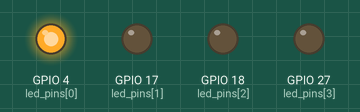
Simulated run of this program. Board: Raspberry Pi (BCM pin numbers). Parts: output pins drawn as LEDs (lit = HIGH).

Above: at 0.05 s.
At 0.45 s:
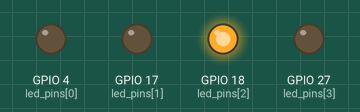
At 1.05 s:
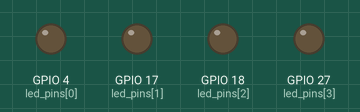
At 2.1 s:
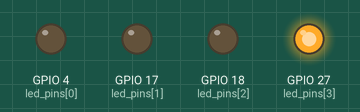
At 3.05 s:
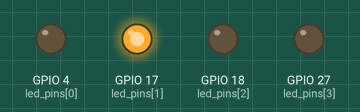
Timing chart, 0 to 3.4 s (numbered marks = the images above):
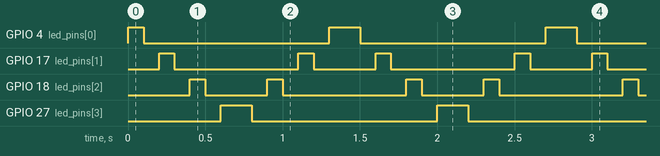

The program:

larson_light.py
```python
#Brycen Dhom
#ECE 492-501
#6/9/2020

import RPi.GPIO as GPIO
import time

led_pins = [4,17,18,27]
led_pins_rev = [27,18,17,4]
GPIO.setmode(GPIO.BCM)

for pin in led_pins:
	GPIO.setup(pin,GPIO.OUT)

down = True
up = False

try:
	while True:
		while down:
			for i,pin in enumerate(led_pins):
				GPIO.output(pin,1)
				time.sleep(0.1)
				if i == 3:
					down = False
					up = True
					break
				GPIO.output(pin,0)
				time.sleep(0.1)
		while up:
			for i,pin in enumerate(led_pins_rev):
				GPIO.output(pin,1)
				time.sleep(0.1)
				if i == 3:
					down = True
					up = False
					break
				GPIO.output(pin,0)
				time.sleep(0.1)
except KeyboardInterrupt:
	print('Cleaning Up')
	GPIO.cleanup()
```

Measured:
- by itself, GPIO 4 (led_pins[0]): repeats every 1.4 s: LOW 1.2 s, HIGH 0.20 s
- by itself, GPIO 17 (led_pins[1]): repeats every 1.4 s: LOW 0.80 s, HIGH 0.10 s, LOW 0.40 s, HIGH 0.10 s
- by itself, GPIO 18 (led_pins[2]): repeats every 1.4 s: LOW 0.40 s, HIGH 0.10 s, LOW 0.80 s, HIGH 0.10 s
- by itself, GPIO 27 (led_pins[3]): alternates HIGH for 0.20 s and LOW for 1.2 s
